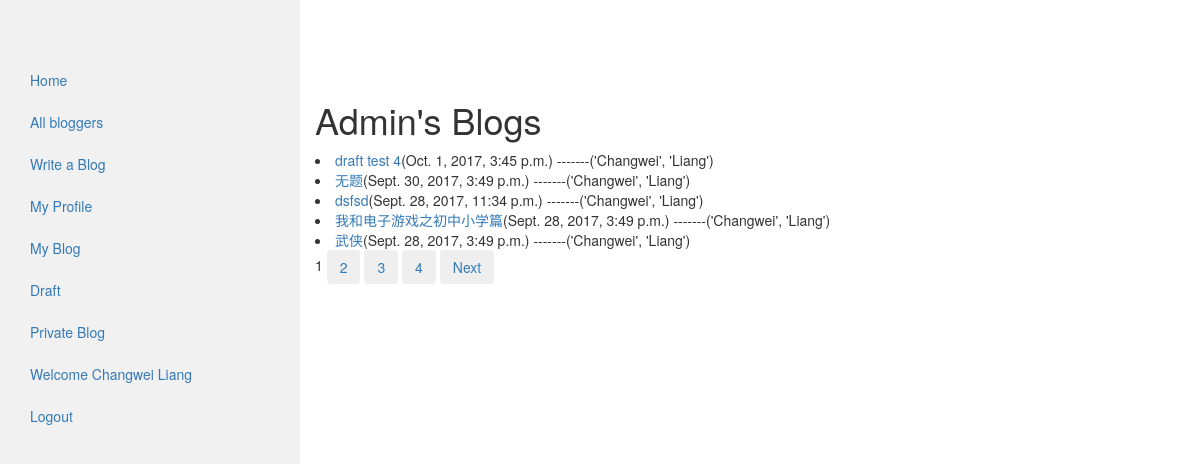
/myblog/ (signed in), run on an earlier commit of the app's database.
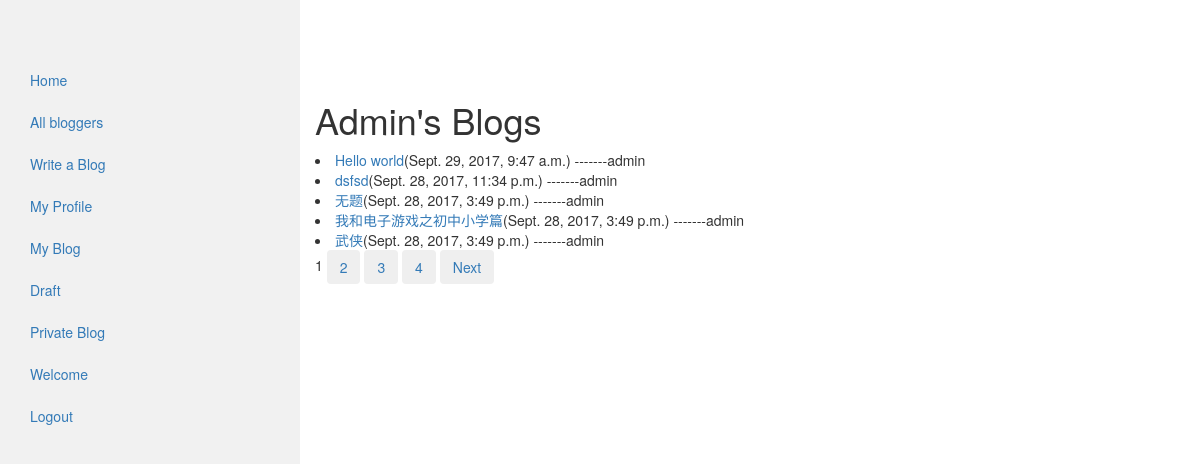
And on a later commit of the database.
### my_auth/models.py (models this page shows)
class User(auth_models.AbstractUser):
    email = models.EmailField(_('email address'), unique=True)

### blog/models.py (models this page shows, shortened)
class MyPost(models.Model):
    author = models.ForeignKey(settings.AUTH_USER_MODEL, on_delete=models.CASCADE)
    title = models.CharField(max_length=100)
    content = models.TextField(blank=True)
    tags = models.CharField(max_length=20, null=True, blank=True)
    published_time = models.DateTimeField(default=timezone.now)
    created_time = models.DateTimeField(default=timezone.now)
    is_draft = models.BooleanField(default=False)
    is_private = models.BooleanField(default=False)
    can_be_edited = models.BooleanField(default=False)
    allow_comment = models.BooleanField(default=True)
    class Meta:
        ordering = ['published_time']
    def get_absolute_url(self):
        return reverse('blog:blog_detail', args=[str(self.id)])

### blog/views.py (the view)
# urls.py: url(r'^myblog/$', views.MyBlog.as_view(), name='my_blog'),
class MyBlog(LoginRequiredMixin, MyPaginatedBlogListView):
    model = models.MyPost
    login_url = 'auth:login'
    template_name = 'blog/my_blog_list.html'
    paginate_by = 5
    context_object_name = 'blog_list'
    def get_queryset(self):
        return models.MyPost.objects.filter(author__username=self.request.user.username,
                                              is_draft=False, is_private=False).order_by('-published_time')

### blog/templatetags/blog_tag.py (called while the page is built)
@register.simple_tag
def real_name_or_username(blog):
    if blog.author.first_name and blog.author.last_name:
        return format_html('%s' % blog.author.first_name), format_html(blog.author.last_name)
    else:
        return blog.author.username

### blog/utils.py (called while the page is built, shortened)
def my_paginator_style(paginator, page, context, pages_num_2b_shown):
    context['multiple_page_series_to_show'] = 0
    return context

### blog/views.py (called while the page is built)
    def get_context_data(self, **kwargs):
        context = super(ListView, self).get_context_data(**kwargs)
        queryset = self.get_queryset()
        paginator, page, queryset, is_paginated = self.paginate_queryset(queryset, self.get_paginate_by(queryset))
        context = my_paginator_style(paginator, page, context, pages_num_2b_shown=5)
        return context

### blog/templates/blog/my_blog_list.html (shortened to what this page needs)
<!DOCTYPE html>
<html lang="en">
{% extends 'blog/base.html' %}
{% load blog_tag %}
{% block content %}
<h1>{{ user.username|title }}'s Blogs</h1>
{% if blog_list %}
    {% for blog in blog_list %}
        <li><a href="{{ blog.get_absolute_url }}">{{ blog.title }}</a>({{ blog.published_time }})
            -------{% real_name_or_username blog %}</li>
    {% endfor %}
{% else %}
    <p>No blogs are found</p>
{% endif %}
{% include "blog/pagination.html" %}
{% endblock %}

### blog/templates/blog/base.html (shortened to what this page needs)
<!DOCTYPE html>
<html lang="en">
{% load blog_tag %}
<head>
  <link rel="stylesheet" href="https://maxcdn.bootstrapcdn.com/bootstrap/3.3.7/css/bootstrap.min.css">
</head>
<body>
  <div class="container-fluid">
    <div class="row content">
      {% block sidebar %}
      <div class="col-sm-3 sidenav">
      <ul class="nav nav-pills nav-stacked">
          <li class=""><a href="{% url 'blog:homepage' %}">Home</a></li>
          <li><a href="{% url 'blog:blogger' %}">All bloggers</a></li>
          {% if user.is_authenticated %}
                <li><a href="{% url 'blog:create_blog' %}">Write a Blog</a></li>
                <li><a href="">My Profile</a></li>
                <li><a href="{% url 'blog:my_blog' %}">My Blog</a></li>
                <li><a href="{% url 'blog:draft_blog' %}">Draft</a></li>
                <li><a href="{% url 'blog:private_blog' %}">Private Blog</a></li>
                <li><a href="">Welcome {{ user.first_name }} {{ user.last_name }}</a></li>
                <li><a href="{% url 'auth:logout' %}">Logout</a></li>
          {% else %}
                <li><a href="{% url 'auth:login' %}">Login</a></li>
          {% endif %}
      </ul>
      {% endblock %}
      </div>
    <div class="col-sm-9 ">
      {% block content %}{% endblock %}
    </div>
    </div>
  </div>
</body>
</html>

What changed in the data, as far as the page shows it:
removed MyPost: title "draft test 4", published_time "Oct. 1, 2017, 3:45 p.m.", author.last_name "('Changwei', 'Liang')"
changed User "Admin": first_name "Changwei" → (not shown); last_name "Liang" → (not shown)
now on this page (row edited): MyPost: title "Hello world", published_time "Sept. 29, 2017, 9:47 a.m.", author.username "admin"
changed through a linked row, MyPost "dsfsd": author.username "('Changwei', 'Liang')" → "admin"; moves up the list
changed MyPost "无题": published_time "Sept. 30, 2017, 3:49 p.m." → "Sept. 28, 2017, 3:49 p.m."; author.username "('Changwei', 'Liang')" → "admin"
changed through a linked row, MyPost "我和电子游戏之初中小学篇": author.username "('Changwei', 'Liang')" → "admin"
changed through a linked row, MyPost "武侠": author.username "('Changwei', 'Liang')" → "admin"
